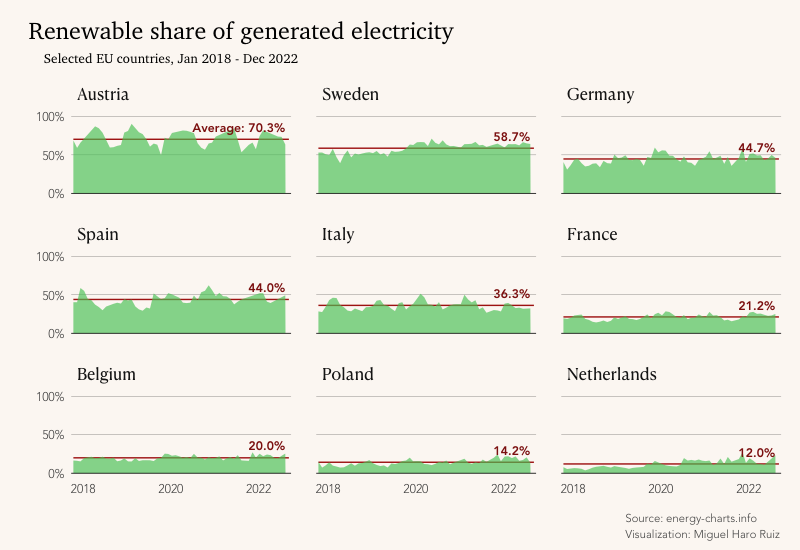

The R source for this figure:
##-----------------------------------------------------------------------------
##
## This script visualizes the share of renewable energy generated in a series 
## of EU countries. It was created for day 1 of the #30DayChartChallege, whose 
## theme is part-to-whole.
##
## Author: Miguel Haro Ruiz  
## Date : April 1, 2023
##
##-----------------------------------------------------------------------------

rm(list = ls())

### Load required packages
library(tidyverse)
library(camcorder)
library(rstudioapi)

### Obtain working directory of this script and import data
dir = getSourceEditorContext()$path |> str_remove("/day_1.*")
d.raw = read_csv(paste0(dir, "/data/renew_share.csv"))

### This allows for plots to be auto-saved
#gg_record(dir = "plots",
#          device = "png",
#          width = 8,
#          height = 5,
#          units = "in",
#          dpi = 300)

### Manipulate data 
d = d.raw |>
  filter(ym >= as.Date("2018-01-01") & 
           ym <= as.Date("2022-12-01") &
           (ccode == "DE" |
              ccode == "FR" |
              ccode == "IT" | 
              ccode == "ES" |
              ccode == "NL" |
              ccode == "SE" |
              ccode == "PL" |
              ccode == "BE" |
              ccode == "AT") ) |>
  mutate(country = case_when(
            ccode == "AT" ~ "Austria",
            ccode == "BE" ~ "Belgium",
            ccode == "DE" ~ "Germany",
            ccode == "ES" ~ "Spain", 
            ccode == "FR" ~ "France",
            ccode == "IT" ~ "Italy",
            ccode == "NL" ~ "Netherlands",
            ccode == "PL" ~ "Poland",
            ccode == "SE" ~ "Sweden",
            #ccode == "BG" ~ "Bulgaria",
            #ccode == "CZ" ~ "Czechia",
            #ccode == "DK" ~ "Denmark",
            #ccode == "FI" ~ "Finland",
            #ccode == "GR" ~ "Greece",
            #ccode == "HU" ~ "Hungary",
            #ccode == "LT" ~ "Lithuania",
            #ccode == "LU" ~ "Luxemburg",
            #ccode == "NO" ~ "Norway",
            #ccode == "PT" ~ "Portugal",
            #ccode == "SI" ~ "Slovenia"
         )) |>
  select(country, ym, gen_share) |>
  group_by(country) |>
  mutate(mean = mean(gen_share, na.rm = TRUE)) |>
  arrange(desc(mean))

labels = data.frame(text = NA,
                    country = NA,
                    date = NA,
                    value = NA)

### Create a data frame for plot labels 
r = 1
for (c in unique(d$country)) {
  m = format(round(unique(d$mean[d$country == c]), 4)*1000, nsmall = 1)
  if (c == "Austria") {
    labels[r, ] = c(paste0("Average: ", m, "%"), 
                    c,
                    "2022-11-01",
                    y = unique(d$mean[d$country == c])
                    )
  } else {
    labels[r, ] = c(paste0(m, "%"), 
                    c,
                    "2022-11-01",
                    y = unique(d$mean[d$country == c])
                    )
  }
  r = r+1
}

### Create a data frame for source and author 
source = data.frame(text = c("Source: energy-charts.info",
                             "Visualization: Miguel Haro Ruiz"),
                    country = rep("Netherlands", 2),
                    date = rep("2019-06-01", 2),
                    value = rep(0, 2))

### Create the visualisation
d |>
  ggplot() + 
  geom_line(aes(ym, mean),
            color = "#af2316",
            linewidth = 0.5) +
  geom_area(aes(ym, gen_share),
            fill = "#56c866",
            alpha = 2/3) + 
  geom_hline(yintercept = 0, 
             linewidth = 0.25, 
             color = "black") +
  geom_text(data = labels,
            aes(x = as.Date(date), 
                y = as.numeric(value),
                label = text),
            color = "#8f1b11",
            hjust = 1,
            vjust = -.9,
            family = "Avenir Heavy",
            size = 3.25
            ) +
  geom_text(data = source,
            aes(x = as.Date(date), 
                y = as.numeric(value),
                label = text),
            color = "grey33",
            hjust = 0,
            vjust = c(6, 8),
            family = "Avenir Light",
            size = 3
            ) +
  coord_cartesian(clip = "off") + 
  facet_wrap(~factor(country,
                     levels = unique(d$country))) + 
  scale_x_date(breaks = c(as.Date("2018-01-01"),
                          as.Date("2020-01-01"),
                          as.Date("2022-01-01")),
               limits = c(as.Date("2018-01-01"),
                           as.Date("2022-12-01")),
               labels = c(2018, 2020, 2022),
               expand = c(0.01, 0) ) +
  scale_y_continuous(breaks = c(0, 0.05, 0.1),
                     limits = c(0, 0.1),
                     labels = c("0%", "50%", "100%")) + 
  xlab("") + 
  ylab("") +
  labs(title = "Renewable share of generated electricity",
       subtitle = "Selected EU countries, Jan 2018 - Dec 2022") + 
  theme_minimal() +
  theme(axis.text.x = element_text(size = 9,
                                   hjust = 0.1,
                                   family = "Avenir Light"),
        axis.text.y = element_text(size = 9,
                                   family = "Avenir Light"),
        plot.title = element_text(size = 18,
                                  hjust = -.15,
                                  vjust = 4,
                                  family = "Charter Roman"),
        plot.subtitle = element_text(size = 10, 
                                     hjust = -.06,
                                     vjust = 5.5,
                                     family = "Charter Roman"
                                     ),
        plot.background = element_rect(fill = "#fcf8f4",
                                       color = "#fcf8f4"
                                         ),
        plot.margin = margin(t = 1,  
                             r = 0.5,  
                             b = 1,  
                             l = 0.5,  
                             unit = "cm"),
        panel.spacing.x = unit(2/3, "cm"),
        panel.spacing.y = unit(0.75, "cm"),
        panel.grid.major.x = element_blank(),
        panel.grid.minor.x = element_blank(),
        panel.grid.major.y = element_line(color = "grey33",
                                          linewidth = 0.1),
        panel.grid.minor.y = element_blank(),
        strip.text = element_text(hjust = 0,
                                  size = 12,
                                  vjust = 2,
                                  family = "Canela Text Regular")
        )

### This creates an gif showing the progress of the different auto-saved plots
#gg_playback(name = file.path("plots", "vignette_gif.gif"),
#            first_image_duration = 5,
#            last_image_duration = 15,
#            frame_duration = .4,
#            image_resize = 800 )
